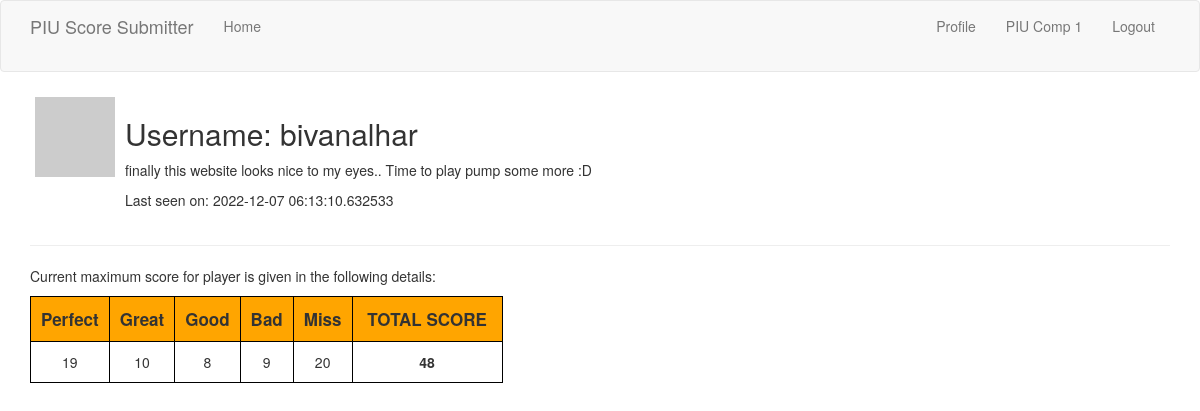
The app's page /user/bivanalhar (signed in) with its own data.
### app/models.py (models this page shows, shortened)
class User(UserMixin, db.Model):
    id = db.Column(db.Integer, primary_key = True)
    username = db.Column(db.String(64), index = True, unique = True)
    email = db.Column(db.String(128), index = True, unique = True)
    password_hash = db.Column(db.String(128))
    about_me = db.Column(db.String(200))
    last_seen = db.Column(db.DateTime, default = datetime.utcnow)
    posts = db.relationship('Post', backref='author', lazy='dynamic')
    scores = db.relationship('Score', backref='author', lazy='dynamic')
    def avatar(self, size):
        digest = md5(self.email.lower().encode('utf-8')).hexdigest()
        return 'https://www.gravatar.com/avatar/{}?d=identicon&s={}'.format(digest, size)

class Score(db.Model):
    id = db.Column(db.Integer, primary_key = True)
    username = db.Column(db.String(64))
    perfect = db.Column(db.Integer, default = 0)
    great = db.Column(db.Integer, default = 0)
    good = db.Column(db.Integer, default = 0)
    bad = db.Column(db.Integer, default = 0)
    miss = db.Column(db.Integer, default = 0)
    totalScore = db.Column(db.Integer)
    user_id = db.Column(db.Integer, db.ForeignKey('user.id'))

### app/routes.py (the view)
@web.route('/user/<username>')
@login_required
def user(username):
    user = User.query.filter_by(username = username).first_or_404()
    scores = Score.query.filter_by(username = username).all()
    max_score, cur_details = 0, None
    if len(scores) > 0:
        for s in scores:
            if s.totalScore > max_score:
                max_score = s.totalScore
                cur_details = s
    return render_template("user.html", user = user, score = max_score, details = cur_details)

### app/models.py (called while the page is built)
@login.user_loader
def load_user(id):
    return User.query.get(int(id))

### app/routes.py (called while the page is built)
@web.before_request
def before_request():
    if current_user.is_authenticated:
        current_user.last_seen = datetime.utcnow()
        db.session.commit()

### app/templates/user.html (shortened to what this page needs)
{% extends "base.html" %}
{% block app_content %}
    <div>
        <table class="firstTable">
            <tr valign="top">
                <td><img src="{{ user.avatar(256) }}"></td>
                <td>
                    <h2>Username: {{ user.username }}</h2>
                    {% if user.about_me %}<p>{{ user.about_me }}</p>{% endif %}
                    {% if user.last_seen %}<p>Last seen on: {{ user.last_seen }}</p>{% endif %}
                </td>
            </tr>
        </table>
    </div>
    <hr>
    <p>Current maximum score for player is given in the following details:</p>
    {% if details %}
    <div>
        <table class="secondTable">
            <colgroup>
                <col>
                <col>
                <col>
                <col>
                <col>
                <col style="width:150px">
            </colgroup>
            <tr>
                <th><b>Perfect</b></th>
                <th><b>Great</b></th>
                <th><b>Good</b></th>
                <th><b>Bad</b></th>
                <th><b>Miss</b></th>
                <th><b>TOTAL SCORE</b></th>
            </tr>
            <tr>
                <td>{{ details.perfect }}</td>
                <td>{{ details.great }}</td>
                <td>{{ details.good }}</td>
                <td>{{ details.bad }}</td>
                <td>{{ details.miss }}</td>
                <td><b>{{ score }}</b></td>
            </tr>
        </table>
    </div>
    {% else %}
    <p>You have not submitted any score. Please submit before the deadline</p>
    {% endif %}
{% endblock %}

### app/templates/user.html (style rules this page uses)
.firstTable, .firstTable th, .firstTable td { border: 1px }
.firstTable th, .firstTable td { padding : 5px; text-align: left; }
.secondTable, .secondTable th, .secondTable td { border: 1px solid black; border-collapse: collapse; }
.secondTable th, .secondTable td { padding: 10px; text-align: center; }
.secondTable th { background-color: orange; font-size: 17px; }
.secondTable colgroup { width: 50px }

### records on screen
User: username "bivanalhar", about_me "finally this website looks nice to my eyes.. Time to play pump some more :D", last_seen "2022-12-07 06:13:10.632533"
Score: perfect "19", great "10", good "8", bad "9", miss "20"

### other values on screen
{{ score }} "48"
